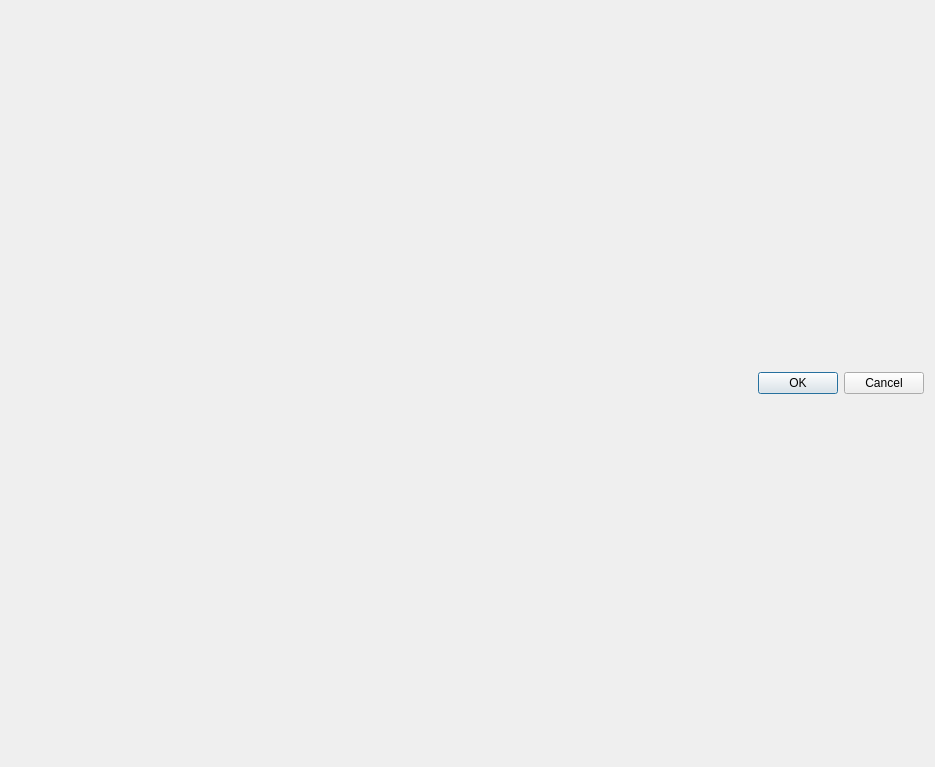
<?xml version="1.0" encoding="UTF-8"?>
<ui version="4.0">
 <class>Dialog_patient</class>
 <widget class="QDialog" name="Dialog_patient">
  <property name="geometry">
   <rect>
    <x>0</x>
    <y>0</y>
    <width>935</width>
    <height>767</height>
   </rect>
  </property>
  <property name="windowTitle">
   <string>病患選擇</string>
  </property>
  <layout class="QVBoxLayout" name="verticalLayout">
   <item>
    <layout class="QGridLayout" name="gridLayout"/>
   </item>
   <item>
    <widget class="QDialogButtonBox" name="buttonBox">
     <property name="orientation">
      <enum>Qt::Horizontal</enum>
     </property>
     <property name="standardButtons">
      <set>QDialogButtonBox::Cancel|QDialogButtonBox::Ok</set>
     </property>
    </widget>
   </item>
  </layout>
 </widget>
 <resources/>
 <connections>
  <connection>
   <sender>buttonBox</sender>
   <signal>accepted()</signal>
   <receiver>Dialog_patient</receiver>
   <slot>accept()</slot>
   <hints>
    <hint type="sourcelabel">
     <x>248</x>
     <y>254</y>
    </hint>
    <hint type="destinationlabel">
     <x>157</x>
     <y>274</y>
    </hint>
   </hints>
  </connection>
  <connection>
   <sender>buttonBox</sender>
   <signal>rejected()</signal>
   <receiver>Dialog_patient</receiver>
   <slot>reject()</slot>
   <hints>
    <hint type="sourcelabel">
     <x>316</x>
     <y>260</y>
    </hint>
    <hint type="destinationlabel">
     <x>286</x>
     <y>274</y>
    </hint>
   </hints>
  </connection>
 </connections>
</ui>
